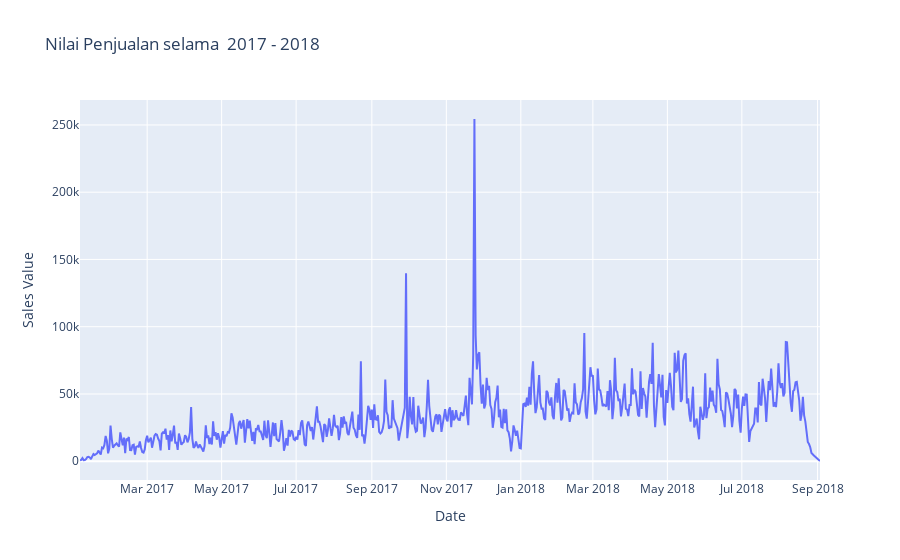

The code cell stored with this chart in its notebook:
### Markdown cell above
## 3.  Nilai Penjualan sepanjang 2017 - 2018

### Code cell
all_data3 = pd.merge(all_data, payments, how = 'left', left_on = 'order_id', right_on = 'order_id')

purchase_value = all_data3.groupby('order_purchase_date')['payment_value'].sum().reset_index()

#Visualization
fig = px.line(purchase_value, x="order_purchase_date", y="payment_value", \
              title='Nilai Penjualan selama  2017 - 2018')
fig.update_layout(xaxis_title='Date',yaxis_title='Sales Value')
fig.show()

### Figure 1 — Plotly figure (JSON) as saved in the notebook; plotly's stock layout.template omitted (floating-point values rounded to 4 significant figures; data arrays with more than 128 entries replaced by an {"elided": "..."} marker saying what was removed)
{"data": [{"hoverlabel": {"namelength": 0}, "hovertemplate": "order_purchase_date=%{x}<br>payment_value=%{y}", "legendgroup": "", "line": {"color": "#636efa", "dash": "solid"}, "mode": "lines", "name": "", "showlegend": false, "type": "scatter", "x": {"elided": "603 str values"}, "xaxis": "x", "y": {"elided": "603 float values"}, "yaxis": "y"}], "layout": {"legend": {"tracegroupgap": 0}, "title": {"text": "Nilai Penjualan selama  2017 - 2018"}, "xaxis": {"anchor": "y", "domain": [0, 1], "title": {"text": "Date"}}, "yaxis": {"anchor": "x", "domain": [0, 1], "title": {"text": "Sales Value"}}}}
